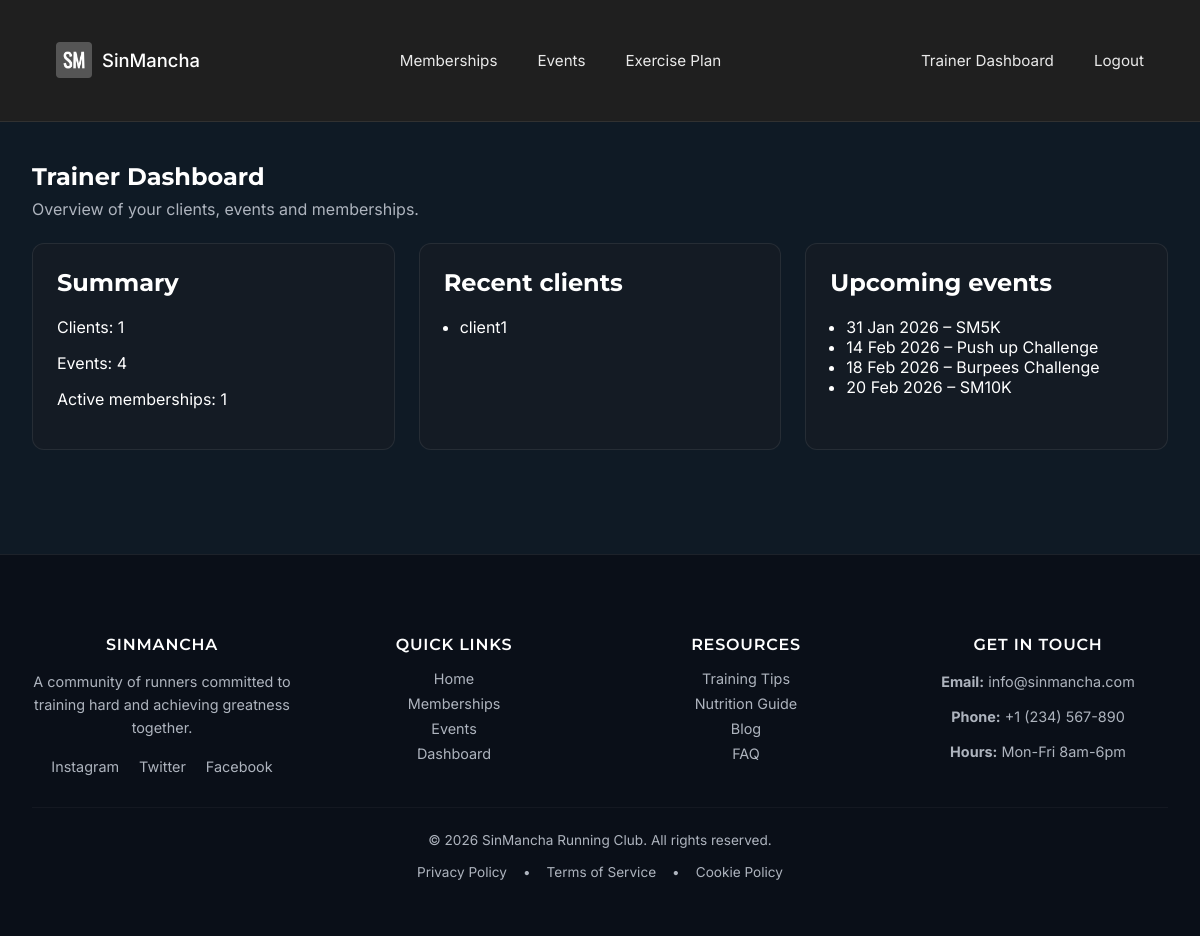
Page /trainer/dashboard/ (signed in) on the committed database.
### club/models.py (models this page shows, shortened)
class ClientProfile(models.Model):
    user = models.OneToOneField(
        settings.AUTH_USER_MODEL,
        on_delete=models.CASCADE,
        related_name="client_profile",
    )
    phone = models.CharField(max_length=20, blank=True)
    emergency_contact_name = models.CharField(max_length=100, blank=True)
    emergency_contact_phone = models.CharField(max_length=20, blank=True)
    LEVEL_CHOICES = [
        ("beginner", "Beginner"),
        ("intermediate", "Intermediate"),
        ("advanced", "Advanced"),
    ]
    level = models.CharField(
        max_length=20,
        choices=LEVEL_CHOICES,
        default="beginner",
    )
    primary_trainer = models.ForeignKey(
        TrainerProfile,
        on_delete=models.CASCADE,
        related_name="clients",
        help_text="The trainer this client works with.",
        null=True,
        blank=True,
    )

class Event(models.Model):
    trainer = models.ForeignKey(
        TrainerProfile,
        on_delete=models.CASCADE,
        related_name="events",
        null=True,
        blank=True,
    )
    title = models.CharField(max_length=200)
    description = models.TextField(blank=True)
    date = models.DateField()
    start_time = models.TimeField()
    end_time = models.TimeField(blank=True, null=True)
    location = models.CharField(max_length=255, blank=True)
    EVENT_TYPE_CHOICES = [
        ("running_club", "Running club"),
        ("class", "Class / session"),
        ("challenge", "Challenge (e.g. 1000 burpees)"),
    ]
    event_type = models.CharField(
        max_length=20,
        choices=EVENT_TYPE_CHOICES,
        default="class",
    )
    distance_km = models.DecimalField(
        max_digits=4,
        decimal_places=1,
        blank=True,
        null=True,
        help_text="Optional: for running events.",
    )
    target_reps = models.PositiveIntegerField(
        blank=True,
        null=True,
        help_text="Optional: for challenge events (e.g. 1000 burpees).",
    )
    capacity = models.PositiveIntegerField(default=20)
    is_cancelled = models.BooleanField(default=False)
    price_non_member = models.DecimalField(
        max_digits=7,
        decimal_places=2,
        null=True,
        blank=True,
        help_text="Leave blank if this event is free for non-members.",
    )
    price_member = models.DecimalField(
        max_digits=7,
        decimal_places=2,
        null=True,
        blank=True,
        help_text="Leave blank if this event is free for members.",
    )
    class Meta:
        ordering = ["date", "start_time"]

### club/views.py (the view)
# urls.py: path("trainer/dashboard/", views.trainer_dashboard, name="trainer_dashboard"),
@login_required
@user_passes_test(is_trainer)
def trainer_dashboard(request):
    trainer = getattr(request.user, "trainer_profile", None)
    clients = ClientProfile.objects.filter(primary_trainer=trainer)
    events = Event.objects.filter(trainer=trainer)
    memberships = Membership.objects.filter(plan__trainer=trainer)
    return render(
        request,
        "trainer/dashboard.html",
        {
            "client_count": clients.count(),
            "event_count": events.count(),
            "active_memberships": memberships.filter(status="active").count(),
            "clients": clients[:10],
            "events": events[:5],
        },
    )

### club/views.py (called while the page is built)
def is_trainer(user):
    return user.is_staff or hasattr(user, "trainer_profile")

### templates/trainer/dashboard.html (shortened to what this page needs)
{% extends "base.html" %}
{% block content %}
<section class="page-header">
  <h1>Trainer Dashboard</h1>
  <p>Overview of your clients, events and memberships.</p>
</section>
<section class="dashboard-grid">
  <div class="card">
    <h2>Summary</h2>
    <p>Clients: {{ client_count }}</p>
    <p>Events: {{ event_count }}</p>
    <p>Active memberships: {{ active_memberships }}</p>
  </div>
  <div class="card">
    <h2>Recent clients</h2>
    {% if clients %}
      <ul style="padding-left:1rem;">
        {% for client in clients %}
          <li>{{ client.user.get_full_name|default:client.user.username }}</li>
        {% endfor %}
      </ul>
    {% else %}
      <p>No clients assigned yet.</p>
    {% endif %}
  </div>
  <div class="card">
    <h2>Upcoming events</h2>
    {% if events %}
      <ul style="padding-left:1rem;">
        {% for event in events %}
          <li>{{ event.date }} – {{ event.title }}</li>
        {% endfor %}
      </ul>
    {% else %}
      <p>No upcoming events.</p>
    {% endif %}
  </div>
</section>
{% endblock %}

### static/css/style.css (style rules this page uses)
:root { --primary-color: #1F1F1F; --accent-color: #6ec74b; --neutral-color: #FFFFFF; --secondary-neutral: #AEB4BE; --success-color: #78C957; --text-color: #FFFFFF; --background-color: #0F1A25; }
*, *::before, *::after { box-sizing: border-box; }
body { font-family: 'Inter', sans-serif; color: var(--text-color); background-color: var(--background-color); margin: 0; padding: 0; }
h1, h2, h3, h4, h5, h6 { font-family: 'Montserrat', sans-serif; color: var(--neutral-color); margin-top: 0; }
.page-header { padding: 2.5rem 2rem 1.5rem; }
.page-header h1 { margin-bottom: 0.5rem; }
.page-header p { color: var(--secondary-neutral); margin: 0; }
.dashboard-grid { padding: 0 2rem 2.5rem; display: grid; grid-template-columns: repeat(auto-fit, minmax(260px, 1fr)); gap: 1.5rem; }
.card { background: #141b24; border-radius: 0.75rem; padding: 1.5rem; border: 1px solid rgba(255,255,255,0.08); }

### rows in the picture
ClientProfile: user.get_full_name "client1"
Event: date "31 Jan 2026", title "SM5K"
Event: date "14 Feb 2026", title "Push up Challenge"
Event: date "18 Feb 2026", title "Burpees Challenge"
Event: date "20 Feb 2026", title "SM10K"

### other values in the picture
{{ client_count }} "1"
{{ event_count }} "4"
{{ active_memberships }} "1"
